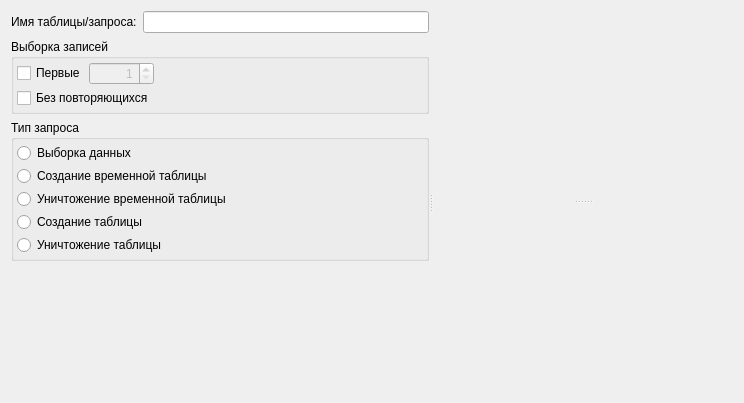
<?xml version="1.0" encoding="UTF-8"?>
<ui version="4.0">
 <class>QueryBuilderAdditionallyWidget</class>
 <widget class="QWidget" name="QueryBuilderAdditionallyWidget">
  <property name="geometry">
   <rect>
    <x>0</x>
    <y>0</y>
    <width>744</width>
    <height>403</height>
   </rect>
  </property>
  <property name="windowTitle">
   <string>Form</string>
  </property>
  <layout class="QGridLayout" name="gridLayout">
   <item row="0" column="0">
    <widget class="QSplitter" name="splitter">
     <property name="orientation">
      <enum>Qt::Horizontal</enum>
     </property>
     <widget class="QWidget" name="layoutWidget">
      <layout class="QVBoxLayout" name="verticalLayout_3">
       <item>
        <layout class="QVBoxLayout" name="verticalLayout_2">
         <item>
          <layout class="QVBoxLayout" name="verticalLayout_4">
           <item>
            <layout class="QHBoxLayout" name="horizontalLayout_3">
             <item>
              <widget class="QLabel" name="label">
               <property name="text">
                <string>Имя таблицы/запроса:</string>
               </property>
              </widget>
             </item>
             <item>
              <widget class="QLineEdit" name="txtTenpTableName">
               <property name="enabled">
                <bool>true</bool>
               </property>
               <property name="minimumSize">
                <size>
                 <width>200</width>
                 <height>0</height>
                </size>
               </property>
              </widget>
             </item>
            </layout>
           </item>
           <item>
            <widget class="QGroupBox" name="groupBox">
             <property name="title">
              <string>Выборка записей</string>
             </property>
             <layout class="QGridLayout" name="gridLayout_3">
              <property name="leftMargin">
               <number>3</number>
              </property>
              <property name="topMargin">
               <number>3</number>
              </property>
              <property name="rightMargin">
               <number>3</number>
              </property>
              <property name="bottomMargin">
               <number>3</number>
              </property>
              <property name="spacing">
               <number>3</number>
              </property>
              <item row="1" column="0">
               <layout class="QVBoxLayout" name="verticalLayout">
                <item>
                 <layout class="QHBoxLayout" name="horizontalLayout">
                  <item>
                   <widget class="QCheckBox" name="chkLimit">
                    <property name="text">
                     <string>Первые</string>
                    </property>
                   </widget>
                  </item>
                  <item>
                   <widget class="QSpinBox" name="spinBox">
                    <property name="enabled">
                     <bool>false</bool>
                    </property>
                    <property name="layoutDirection">
                     <enum>Qt::LeftToRight</enum>
                    </property>
                    <property name="alignment">
                     <set>Qt::AlignRight|Qt::AlignTrailing|Qt::AlignVCenter</set>
                    </property>
                    <property name="minimum">
                     <number>1</number>
                    </property>
                    <property name="maximum">
                     <number>9999</number>
                    </property>
                   </widget>
                  </item>
                 </layout>
                </item>
                <item>
                 <widget class="QCheckBox" name="chkDistinct">
                  <property name="text">
                   <string>Без повторяющихся</string>
                  </property>
                 </widget>
                </item>
               </layout>
              </item>
              <item row="1" column="1">
               <spacer name="horizontalSpacer">
                <property name="orientation">
                 <enum>Qt::Horizontal</enum>
                </property>
                <property name="sizeHint" stdset="0">
                 <size>
                  <width>40</width>
                  <height>20</height>
                 </size>
                </property>
               </spacer>
              </item>
             </layout>
            </widget>
           </item>
           <item>
            <layout class="QHBoxLayout" name="horizontalLayout_2">
             <item>
              <widget class="QGroupBox" name="groupBox_2">
               <property name="title">
                <string>Тип запроса</string>
               </property>
               <layout class="QGridLayout" name="gridLayout_4">
                <property name="leftMargin">
                 <number>3</number>
                </property>
                <property name="topMargin">
                 <number>3</number>
                </property>
                <property name="rightMargin">
                 <number>3</number>
                </property>
                <property name="bottomMargin">
                 <number>3</number>
                </property>
                <property name="spacing">
                 <number>3</number>
                </property>
                <item row="0" column="0">
                 <layout class="QGridLayout" name="gridLayout_5">
                  <item row="2" column="0">
                   <widget class="QRadioButton" name="radioDeleteTempTable">
                    <property name="text">
                     <string>Уничтожение временной таблицы</string>
                    </property>
                   </widget>
                  </item>
                  <item row="1" column="0">
                   <widget class="QRadioButton" name="radioCreateTempTable">
                    <property name="text">
                     <string>Создание временной таблицы</string>
                    </property>
                   </widget>
                  </item>
                  <item row="3" column="0">
                   <widget class="QRadioButton" name="radioCreateTable">
                    <property name="text">
                     <string>Создание таблицы</string>
                    </property>
                   </widget>
                  </item>
                  <item row="0" column="0">
                   <widget class="QRadioButton" name="radioSelect">
                    <property name="text">
                     <string>Выборка данных</string>
                    </property>
                   </widget>
                  </item>
                  <item row="4" column="0">
                   <widget class="QRadioButton" name="radioDeleteTable">
                    <property name="text">
                     <string>Уничтожение таблицы</string>
                    </property>
                   </widget>
                  </item>
                 </layout>
                </item>
               </layout>
              </widget>
             </item>
            </layout>
           </item>
          </layout>
         </item>
        </layout>
       </item>
       <item>
        <spacer name="verticalSpacer">
         <property name="orientation">
          <enum>Qt::Vertical</enum>
         </property>
         <property name="sizeHint" stdset="0">
          <size>
           <width>20</width>
           <height>40</height>
          </size>
         </property>
        </spacer>
       </item>
      </layout>
     </widget>
     <widget class="QWidget" name="tableWidgets" native="true">
      <property name="minimumSize">
       <size>
        <width>300</width>
        <height>0</height>
       </size>
      </property>
      <layout class="QGridLayout" name="gridLayout_2">
       <item row="0" column="0">
        <widget class="QSplitter" name="splitter_2">
         <property name="orientation">
          <enum>Qt::Vertical</enum>
         </property>
         <widget class="QWidget" name="verticalLayoutWidget">
          <layout class="QVBoxLayout" name="verticalLayout_5"/>
         </widget>
         <widget class="QWidget" name="verticalLayoutWidget_2">
          <layout class="QVBoxLayout" name="verticalLayout_6"/>
         </widget>
        </widget>
       </item>
      </layout>
     </widget>
    </widget>
   </item>
  </layout>
 </widget>
 <resources/>
 <connections/>
</ui>
